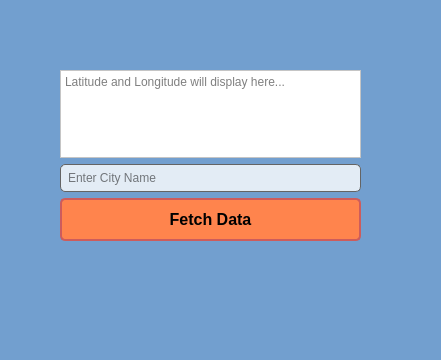
<?xml version="1.0" encoding="UTF-8"?>
<ui version="4.0">
 <class>MainWindow</class>
 <widget class="QMainWindow" name="MainWindow">
  <property name="geometry">
   <rect>
    <x>0</x>
    <y>0</y>
    <width>441</width>
    <height>360</height>
   </rect>
  </property>
  <property name="windowTitle">
   <string>MainWindow</string>
  </property>
  <property name="styleSheet">
   <string notr="true">background-color: rgb(114, 159, 207);
</string>
  </property>
  <widget class="QWidget" name="centralwidget">
   <widget class="QWidget" name="layoutWidget">
    <property name="geometry">
     <rect>
      <x>60</x>
      <y>70</y>
      <width>301</width>
      <height>171</height>
     </rect>
    </property>
    <layout class="QVBoxLayout" name="verticalLayout">
     <item>
      <widget class="QTextEdit" name="resultTextEdit">
       <property name="toolTip">
        <string>Latitude and Longitude will display here...</string>
       </property>
       <property name="styleSheet">
        <string notr="true">background-color: rgb(255, 255, 255);</string>
       </property>
       <property name="placeholderText">
        <string>Latitude and Longitude will display here...</string>
       </property>
      </widget>
     </item>
     <item>
      <widget class="QLineEdit" name="addressLineEdit">
       <property name="toolTip">
        <string>Enter City Name</string>
       </property>
       <property name="styleSheet">
        <string notr="true">/*background-color: rgb(158, 109, 97,0%);*/
 background-color: rgba(255, 255, 255, 0.8);
color: rgb(0, 0, 0);
border: 1px solid rgb(100, 100, 100);
 padding: 5px;
 border-radius: 5px;</string>
       </property>
       <property name="placeholderText">
        <string>Enter City Name</string>
       </property>
      </widget>
     </item>
     <item>
      <widget class="QPushButton" name="fetchButton">
       <property name="toolTip">
        <string>Click to Fetch Latitude &amp; Longitude</string>
       </property>
       <property name="styleSheet">
        <string notr="true">/*background-color: rgb(255, 132, 77);*/
QPushButton {
    background-color: rgb(255, 132, 77); /* Orange background */
    color: rgb(0, 0, 0); /* Black text */
    border: 2px solid rgb(205, 92, 92); /* Indian Red border */
    padding: 10px 20px; /* Padding for better appearance */
    border-radius: 5px; /* Rounded corners for a modern look */
    font-size: 16px; /* Adjust font size */
    font-weight: bold; /* Bold text */
    transition: background-color 0.3s ease, border-color 0.3s ease; /* Smooth transition */
}

QPushButton:hover {
    background-color: rgb(255, 69, 0); /* Red-Orange on hover */
}

QPushButton:focus {
    border-color: rgb(255, 255, 255); /* White border on focus */
    box-shadow: 0 0 5px rgba(255, 255, 255, 0.5); /* Optional shadow on focus */
}
</string>
       </property>
       <property name="text">
        <string>Fetch Data</string>
       </property>
      </widget>
     </item>
    </layout>
   </widget>
  </widget>
  <widget class="QMenuBar" name="menubar">
   <property name="geometry">
    <rect>
     <x>0</x>
     <y>0</y>
     <width>441</width>
     <height>22</height>
    </rect>
   </property>
  </widget>
  <widget class="QStatusBar" name="statusbar"/>
 </widget>
 <resources/>
 <connections/>
</ui>
